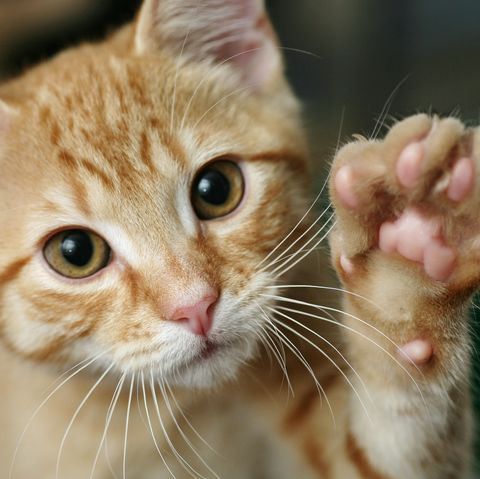
#> input picture cat_image.jpg, 480 x 479 px
$ python 'Digital Negative.py'
#> lines starting #> are read from the running program, lines starting #| are printed output that depends on the picture
# Get the Digital Negative of an image

from PIL import Image
img=Image.open('cat_image.jpg')
#> img is the input picture: PIL image 480x479 RGB; mean R, G, B 141.9, 123.4, 96.7
width, height= img.size
#> width = 480; height = 479
pix=img.load()
for i in range(width):
  for j in range(height):
    r,g,b=pix[i,j]
    pix[i,j]=(255-r,255-g,255-b)
img.save('catN.jpg')
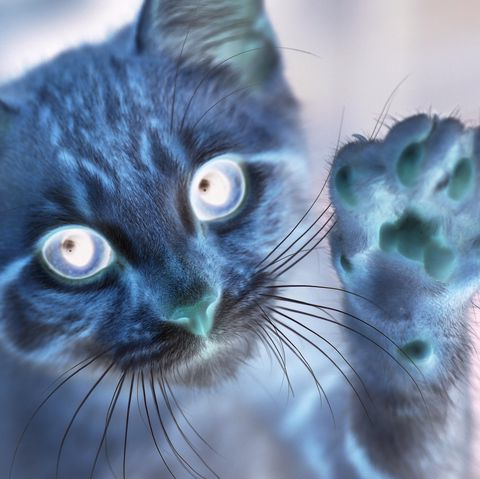
#> saved as catN.jpg: PIL image 480x479 RGB; mean R, G, B 113.1, 131.6, 158.3
img1=Image.open('catN.jpg')
# img1.show()
display(img1)
